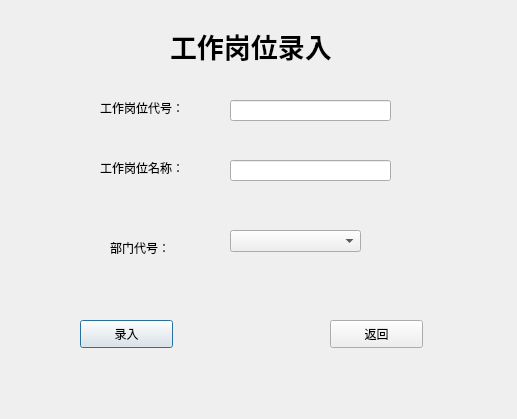
<?xml version="1.0" encoding="UTF-8"?>
<ui version="4.0">
 <class>AddJob</class>
 <widget class="QDialog" name="AddJob">
  <property name="geometry">
   <rect>
    <x>0</x>
    <y>0</y>
    <width>517</width>
    <height>419</height>
   </rect>
  </property>
  <property name="windowTitle">
   <string>工作岗位录入</string>
  </property>
  <widget class="QLabel" name="label">
   <property name="geometry">
    <rect>
     <x>170</x>
     <y>20</y>
     <width>211</width>
     <height>51</height>
    </rect>
   </property>
   <property name="font">
    <font>
     <pointsize>20</pointsize>
     <weight>75</weight>
     <bold>true</bold>
    </font>
   </property>
   <property name="text">
    <string>工作岗位录入</string>
   </property>
  </widget>
  <widget class="QLabel" name="label_2">
   <property name="geometry">
    <rect>
     <x>100</x>
     <y>100</y>
     <width>101</width>
     <height>16</height>
    </rect>
   </property>
   <property name="text">
    <string>工作岗位代号：</string>
   </property>
  </widget>
  <widget class="QLabel" name="label_3">
   <property name="geometry">
    <rect>
     <x>100</x>
     <y>160</y>
     <width>101</width>
     <height>16</height>
    </rect>
   </property>
   <property name="text">
    <string>工作岗位名称：</string>
   </property>
  </widget>
  <widget class="QLabel" name="label_4">
   <property name="geometry">
    <rect>
     <x>110</x>
     <y>240</y>
     <width>72</width>
     <height>15</height>
    </rect>
   </property>
   <property name="text">
    <string>部门代号：</string>
   </property>
  </widget>
  <widget class="QLineEdit" name="a">
   <property name="geometry">
    <rect>
     <x>230</x>
     <y>100</y>
     <width>161</width>
     <height>21</height>
    </rect>
   </property>
  </widget>
  <widget class="QLineEdit" name="b">
   <property name="geometry">
    <rect>
     <x>230</x>
     <y>160</y>
     <width>161</width>
     <height>21</height>
    </rect>
   </property>
  </widget>
  <widget class="QComboBox" name="comboBox">
   <property name="geometry">
    <rect>
     <x>230</x>
     <y>230</y>
     <width>131</width>
     <height>22</height>
    </rect>
   </property>
  </widget>
  <widget class="QPushButton" name="pushButton">
   <property name="geometry">
    <rect>
     <x>80</x>
     <y>320</y>
     <width>93</width>
     <height>28</height>
    </rect>
   </property>
   <property name="text">
    <string>录入</string>
   </property>
  </widget>
  <widget class="QPushButton" name="pushButton_2">
   <property name="geometry">
    <rect>
     <x>330</x>
     <y>320</y>
     <width>93</width>
     <height>28</height>
    </rect>
   </property>
   <property name="text">
    <string>返回</string>
   </property>
  </widget>
 </widget>
 <resources/>
 <connections/>
</ui>
